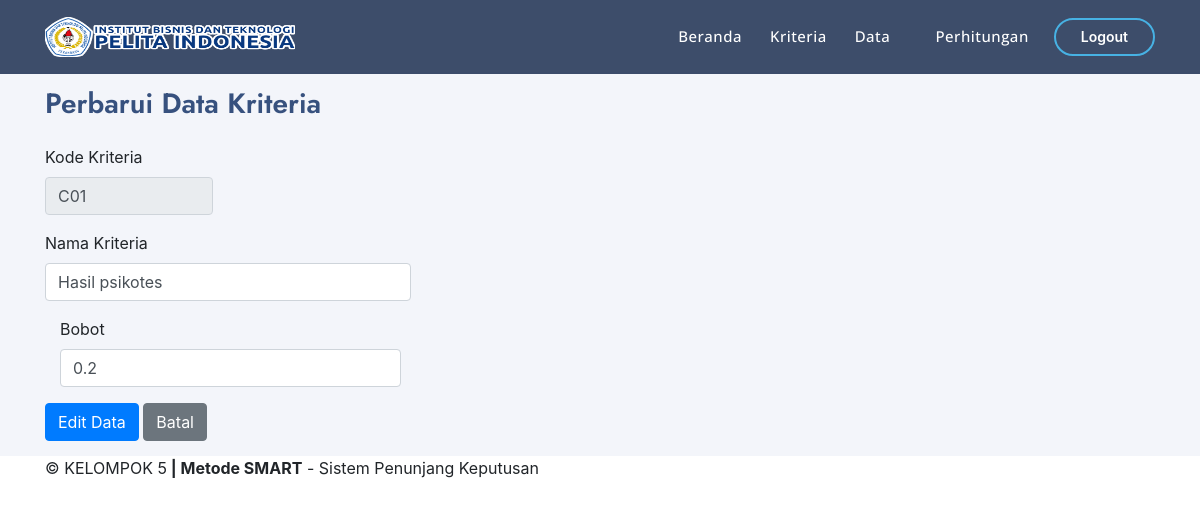
The page /admin/index.php?page=kriteria-edit&kode_kriteria=C01 on the database its author committed.
### tables this page shows
CREATE TABLE `tb_kriteria` (
  `no` int(10) NOT NULL,
  `kode_kriteria` varchar(35) NOT NULL,
  `nama_kriteria` varchar(35) NOT NULL,
  `bobot` varchar(35) NOT NULL
);

### admin/kriteria-edit.php (the view, shortened to what this page needs)
<?php
$row  = $_GET['kode_kriteria'];
$data = mysqli_query($koneksi, "SELECT * FROM tb_kriteria WHERE kode_kriteria ='" . $row . "'");
$kode_kriteria = mysqli_fetch_array($data);
?>
<h2>Perbarui Data Kriteria</h2>
<div class="row mt-4">
    <div class="col-lg-5">
        <form method="post" action="?page=kriteria-aksi">
            <div class="row">
                <div class="col-md-5">
                    <div class="form-group">
                        <label>Kode Kriteria</label>
                        <input type="text" class="form-control" value="<?php echo $kode_kriteria['kode_kriteria']; ?>" disabled>
                    </div>
                </div>
                <div class="col-md-10">
                    <div class="form-group">
                        <label>Nama Kriteria</label>
                        <input type="text" class="form-control" name="nama_kriteria" placeholder="nama_kriteria" value="<?php echo $kode_kriteria['nama_kriteria']; ?>" required>
                    </div>
                </div>
            </div>
            <div class="col-md-10">
                <div class="form-group">
                    <label>Bobot</label>
                    <input type="text" class="form-control" name="bobot" placeholder="bobot" value="<?php echo $kode_kriteria['bobot'];?>" required>
                </div>
            </div>
            <button type="submit" class="btn btn-primary" name="perbarui">Edit Data</button>
            <button type="reset" class="btn btn-secondary">Batal</button>
        </form>
    </div>
</div>

### assets/css/style.css (style rules this page uses)
h1, h2, h3, h4, h5, h6 { font-family: "Jost", sans-serif; }
.breadcrumbs h2 { font-size: 28px; font-weight: 600; color: #37517e; }

### rows shown on the page
tb_kriteria: kode_kriteria "C01", nama_kriteria "Hasil psikotes", bobot "0.2"
